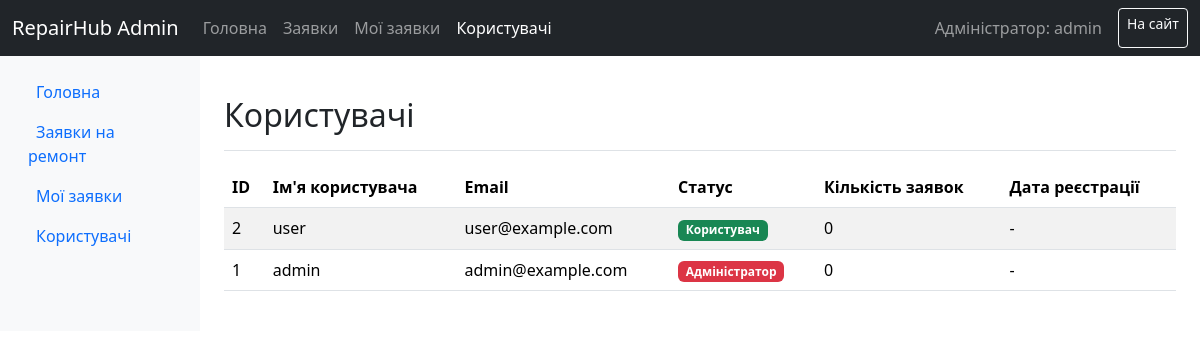
Page /admin/users (signed in) on the committed database.
### models/models.py (models this page shows, shortened)
class User(Base):
    __tablename__ = "users"
    id: Mapped[int] = mapped_column(primary_key=True)
    username: Mapped[str] = mapped_column(String(50), nullable=False)
    email: Mapped[str] = mapped_column(String(50), unique=True, nullable=False)
    password: Mapped[str] = mapped_column(
        String(255), nullable=False
    )  # Зберігаємо хеш пароля
    is_admin: Mapped[bool] = mapped_column(Boolean, default=False)
    repair_requests: Mapped[list["RepairRequest"]] = relationship(
        "RepairRequest",
        back_populates="user",
        foreign_keys="RepairRequest.user_id",
        lazy="selectin",
    )
    assigned_repairs: Mapped[list["RepairRequest"]] = relationship(
        "RepairRequest",
        back_populates="admin",
        foreign_keys="RepairRequest.admin_id",
        lazy="selectin",
    )
    admin_messages: Mapped[list["AdminMessage"]] = relationship(
        "AdminMessage",
        back_populates="admin",
        foreign_keys="AdminMessage.admin_id",
        lazy="selectin",
    )
    notifications: Mapped[list["Notification"]] = relationship(
        "Notification",
        back_populates="user",
        foreign_keys="Notification.user_id",
        lazy="selectin",
    )

### routes/admin_panel.py (the view)
@router.get("/users", response_class=HTMLResponse)
async def admin_users_list(
    request: Request,
    db: AsyncSession = Depends(get_db)
):
    current_user = await require_admin(request, db)
    stmt = select(User).order_by(User.id.desc())
    result = await db.execute(stmt)
    users = result.scalars().all()
    return templates.TemplateResponse(
        "admin/users.html",
        {
            "request": request,
            "current_user": current_user,
            "users": users
        }
    )

### templates/admin/users.html (shortened to what this page needs)
<!DOCTYPE html>
<html lang="uk">
<head>
    <link href="https://cdn.jsdelivr.net/npm/bootstrap@5.3.2/dist/css/bootstrap.min.css" rel="stylesheet">
</head>
<body>
    <nav class="navbar navbar-expand-lg navbar-dark bg-dark">
        <div class="container-fluid">
            <a class="navbar-brand" href="/admin/">RepairHub Admin</a>
            <div class="collapse navbar-collapse" id="navbarNav">
                <ul class="navbar-nav me-auto">
                    <li class="nav-item">
                        <a class="nav-link" href="/admin/">Головна</a>
                    </li>
                    <li class="nav-item">
                        <a class="nav-link" href="/admin/repairs">Заявки</a>
                    </li>
                    <li class="nav-item">
                        <a class="nav-link" href="/admin/self/repairs">Мої заявки</a>
                    </li>
                    <li class="nav-item">
                        <a class="nav-link active" href="/admin/users">Користувачі</a>
                    </li>
                </ul>
                <div class="d-flex">
                    <span class="navbar-text me-3">Адміністратор: {{ current_user.username }}</span>
                    <a href="/" class="btn btn-outline-light btn-sm">На сайт</a>
                </div>
            </div>
        </div>
    </nav>
    <div class="container-fluid">
        <div class="row">
            <nav class="col-md-3 col-lg-2 d-md-block bg-light sidebar collapse">
                <div class="position-sticky pt-3">
                    <ul class="nav flex-column">
                        <li class="nav-item">
                            <a class="nav-link" href="/admin/">
                                Головна
                            </a>
                        </li>
                        <li class="nav-item">
                            <a class="nav-link" href="/admin/repairs">
                                Заявки на ремонт
                            </a>
                        </li>
                        <li class="nav-item">
                            <a class="nav-link" href="/admin/self/repairs">
                                Мої заявки
                            </a>
                        </li>
                        <li class="nav-item">
                            <a class="nav-link active" href="/admin/users">
                                Користувачі
                            </a>
                        </li>
                    </ul>
                </div>
            </nav>
            <main class="col-md-9 ms-sm-auto col-lg-10 px-md-4 py-4">
                <div class="d-flex justify-content-between flex-wrap flex-md-nowrap align-items-center pt-3 pb-2 mb-3 border-bottom">
                    <h1 class="h2">Користувачі</h1>
                </div>
                {% if users %}
                <div class="table-responsive">
                    <table class="table table-striped table-hover">
                        <thead>
                            <tr>
                                <th>ID</th>
                                <th>Ім'я користувача</th>
                                <th>Email</th>
                                <th>Статус</th>
                                <th>Кількість заявок</th>
                                <th>Дата реєстрації</th>
                            </tr>
                        </thead>
                        <tbody>
                            {% for user in users %}
                            <tr>
                                <td>{{ user.id }}</td>
                                <td>{{ user.username }}</td>
                                <td>{{ user.email }}</td>
                                <td>
                                    {% if user.is_admin %}
                                        <span class="badge bg-danger">Адміністратор</span>
                                    {% else %}
                                        <span class="badge bg-success">Користувач</span>
                                    {% endif %}
                                </td>
                                <td>{{ user.repair_requests|length }}</td>
                                <td>-</td>
                            </tr>
                            {% endfor %}
                        </tbody>
                    </table>
                </div>
                {% else %}
                <div class="alert alert-info">
                    <h4 class="alert-heading">Користувачі відсутні</h4>
                    <p>У системі ще немає зареєстрованих користувачів.</p>
                </div>
                {% endif %}
            </main>
        </div>
    </div>
</body>
</html>

### rows in the picture
User: username "admin", id "1", email "admin@example.com", is_admin "Адміністратор", repair_requests|length "0"
User: id "2", username "user", email "user@example.com", is_admin "Користувач", repair_requests|length "0"
